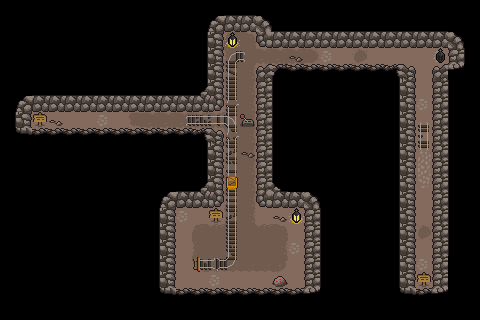

The image is a tile-based game level rendered from a .tmx file. Its description and complete source (layers, tilesets, objects, tile grids) follow:
An orthogonal 30x20 tile map with 16x16 px tiles, 3 tile layers (Tile Layer 2, Tile Layer 3, Tile Layer 1), 5 tilesets and 24 objects.

<map version="1.10" tiledversion="1.12.1" orientation="orthogonal" renderorder="right-down" width="30" height="20" tilewidth="16" tileheight="16" infinite="0" nextlayerid="5" nextobjectid="26">
 <tileset firstgid="1" source="tileset_rails.tsx" />
 <tileset firstgid="101" source="tileset_objects.tsx" />
 <tileset firstgid="151" source="tileset_caves.tsx" />
 <tileset firstgid="181" source="tileset_terrains.tsx" />
 <tileset firstgid="237" source="tileset_cart.tsx" />
 <layer id="2" name="Tile Layer 2" width="30" height="20">
  <data encoding="csv">
0,0,0,0,0,0,0,0,0,0,0,0,0,0,0,0,0,0,0,0,0,0,0,0,0,0,0,0,0,0,
0,0,0,0,0,0,0,0,0,0,0,0,0,229,229,229,229,0,0,0,0,0,0,0,0,0,0,0,0,0,
0,0,0,0,0,0,0,0,0,0,0,0,0,229,189,191,229,229,229,229,229,229,229,229,229,229,229,229,229,0,
0,0,0,0,0,0,0,0,0,0,0,0,0,229,197,198,182,182,182,183,188,229,184,229,229,229,229,188,229,0,
0,0,0,0,0,0,0,0,0,0,0,0,0,229,197,199,229,229,229,229,229,229,229,229,229,229,229,229,229,0,
159,159,165,165,165,165,165,165,165,0,0,0,0,229,197,199,229,0,0,0,0,0,0,0,0,229,229,229,0,0,
159,229,229,229,229,229,229,229,229,229,229,229,229,229,197,199,229,0,0,0,0,0,0,0,0,229,188,229,0,0,
160,229,229,229,229,229,188,229,181,182,182,182,182,182,198,199,229,0,0,0,0,0,0,0,0,229,229,229,0,0,
159,229,229,229,229,229,229,229,229,229,229,229,229,229,197,199,229,0,0,0,0,0,0,0,0,229,229,229,0,0,
159,159,159,159,159,159,159,159,0,0,0,0,0,229,197,199,229,0,0,0,0,0,0,0,0,229,196,229,0,0,
159,159,159,159,159,159,159,159,0,0,0,0,0,229,197,199,229,0,0,0,0,0,0,0,0,229,204,229,0,0,
159,159,159,159,159,159,159,159,159,0,0,0,0,229,197,199,229,0,0,0,0,0,0,0,0,229,212,229,0,0,
159,159,159,159,159,159,159,159,159,0,229,229,229,229,197,199,229,229,229,229,0,0,0,0,0,229,229,229,0,0,
159,159,159,159,159,159,159,159,159,0,229,188,229,229,197,199,229,229,229,229,0,0,0,0,0,229,229,229,0,0,
159,159,159,159,159,159,159,159,159,159,229,229,189,190,198,198,190,191,229,229,0,0,0,0,0,229,184,229,0,0,
159,159,159,159,159,159,159,159,159,159,229,229,197,198,198,198,198,199,188,229,0,0,0,0,0,229,229,229,0,0,
159,159,159,159,159,159,159,159,0,0,229,229,205,206,206,206,206,207,229,229,0,0,0,0,0,229,188,229,0,0,
159,159,159,159,159,159,159,159,0,0,229,229,229,188,229,229,229,229,229,229,0,0,0,0,0,229,229,229,0,0,
159,159,159,159,159,159,159,159,0,0,229,229,229,229,229,229,229,229,229,229,0,0,0,0,0,229,229,229,0,0,
159,159,159,159,159,159,159,159,0,0,0,0,0,0,0,0,0,0,0,0,0,0,0,0,0,0,0,0,0,0
</data>
 </layer>
 <objectgroup id="4" name="Object Layer 1">
  <object id="1" x="289.75" y="208.5" width="13" height="16" />
  <object id="2" x="273.5" y="277.417" width="11.9167" height="10.0833" />
  <object id="3" x="224.5" y="176" width="12.25" height="15.25" />
  <object id="5" x="228" y="32" width="8.875" height="15.625" />
  <object id="6" x="435.75" y="48.75" width="10.25" height="14.5" />
  <object id="7" x="256.333" y="191.333" width="64" height="16.6667" />
  <object id="8" x="304" y="207.667" width="16.3333" height="93.6667" />
  <object id="9" x="159.333" y="289.042" width="145" height="13.625" />
  <object id="10" x="158.667" y="191" width="16.3333" height="109.333" />
  <object id="11" x="174.333" y="190" width="49.3333" height="16.6667" />
  <object id="12" x="206.667" y="128.667" width="17" height="63.6667" />
  <object id="13" x="17.375" y="128.5" width="189.125" height="14.5" />
  <object id="14" x="16.5" y="96.375" width="13.875" height="46.125" />
  <object id="15" x="27.75" y="96.125" width="194" height="15.125" />
  <object id="16" x="206.25" y="14.5" width="16.625" height="96.75" />
  <object id="17" x="221.75" y="13.75" width="50.25" height="17.5" />
  <object id="18" x="257.333" y="31.3333" width="207.333" height="15.7083" />
  <object id="19" x="448.667" y="46.6667" width="16.6667" height="27" />
  <object id="20" x="433.208" y="65.5833" width="15.125" height="199.75" />
  <object id="21" x="432.333" y="264.667" width="16.6667" height="35" />
  <object id="22" x="397.333" y="288.167" width="36.6667" height="16.5" />
  <object id="23" x="398.667" y="65.6667" width="15.6667" height="225.333" />
  <object id="24" x="272.667" y="65.1667" width="126.667" height="14.8333" />
  <object id="25" x="256.792" y="65" width="15.875" height="142.667" />
 </objectgroup>
 <layer id="3" name="Tile Layer 3" width="30" height="20">
  <data encoding="csv">
159,159,159,159,159,159,159,159,159,159,159,159,0,0,0,0,0,0,0,0,0,0,0,0,0,0,0,0,0,0,
159,159,159,159,159,159,159,159,159,159,159,159,0,0,0,0,0,0,0,0,0,0,0,0,0,0,0,0,0,0,
159,159,159,159,159,159,159,159,159,159,159,159,0,0,114,0,0,0,0,0,0,0,0,0,0,0,0,0,0,0,
159,159,159,159,159,159,159,159,159,159,159,159,0,0,9,76,0,0,109,0,0,0,0,0,0,0,0,115,0,0,
159,159,159,159,159,159,159,159,159,159,159,159,0,0,16,0,0,0,0,0,0,0,0,0,0,0,0,0,0,0,
0,0,0,0,0,0,0,0,0,0,0,0,0,0,3,0,0,0,0,0,0,0,0,0,0,0,0,0,0,0,
0,0,0,0,0,0,0,0,0,0,0,0,0,0,14,0,0,0,0,0,0,0,0,0,0,0,0,0,0,0,
0,0,103,109,0,0,0,0,0,0,0,71,73,74,28,101,0,0,0,0,0,0,0,0,0,0,24,0,0,0,
0,0,0,0,0,0,0,0,0,0,0,0,0,0,34,0,0,0,0,0,0,0,0,0,0,0,22,0,0,0,
0,0,0,0,0,0,0,0,0,0,0,0,0,0,26,109,0,0,0,0,0,0,0,0,0,0,32,0,0,0,
0,0,0,0,0,0,0,0,0,0,0,0,0,0,35,0,0,0,0,0,0,0,0,0,0,0,0,0,0,0,
0,0,0,0,0,0,0,0,0,0,0,0,0,0,6,0,0,0,0,0,0,0,0,0,0,0,0,0,0,0,
0,0,0,0,0,0,0,0,0,0,0,0,0,0,2,0,0,0,0,0,0,0,0,0,0,0,0,0,0,0,
0,0,0,0,0,0,0,0,0,0,0,0,0,103,26,0,0,109,114,0,0,0,0,0,0,0,0,0,0,0,
0,0,0,0,0,0,0,0,0,0,0,0,0,0,3,0,0,0,0,0,0,0,0,0,0,0,0,0,0,0,
0,0,0,0,0,0,0,0,0,0,0,0,0,0,23,0,0,0,0,0,0,0,0,0,0,0,0,0,0,0,
0,0,0,0,0,0,0,0,0,0,0,0,61,52,20,0,0,0,0,0,0,0,0,0,0,0,0,0,0,0,
0,0,0,0,0,0,0,0,0,0,0,0,0,0,0,0,0,122,0,0,0,0,0,0,0,0,103,0,0,0,
0,0,0,0,0,0,0,0,0,0,154,0,0,0,0,0,0,0,0,0,0,0,0,0,0,0,0,0,0,0,
0,0,0,0,0,0,0,0,0,0,0,0,0,0,0,0,0,0,0,0,0,0,0,0,0,0,0,0,0,0
</data>
 </layer>
 <layer id="1" name="Tile Layer 1" width="30" height="20">
  <data encoding="csv">
0,0,0,0,0,0,0,0,0,0,0,0,159,159,165,165,159,159,159,159,159,159,159,159,159,159,159,159,159,159,
0,0,0,0,0,0,0,0,0,0,0,0,159,178,171,171,162,165,165,165,165,165,165,165,165,165,165,165,159,159,
0,0,0,0,0,0,0,0,0,0,0,0,160,161,0,0,169,171,171,171,171,171,171,171,171,171,171,171,162,159,
0,0,0,0,0,0,0,0,0,0,0,0,160,161,0,0,0,0,0,0,0,0,0,0,0,0,0,0,157,158,
0,0,0,0,0,0,0,0,0,0,0,0,160,161,0,0,151,152,153,153,153,153,153,153,154,155,0,151,156,159,
0,0,165,165,165,165,165,165,165,165,165,165,166,161,0,0,157,158,159,159,159,159,159,159,160,161,0,157,158,159,
0,178,172,172,172,172,172,172,172,171,171,171,171,173,0,0,157,158,159,159,159,159,159,159,160,161,0,157,158,159,
160,161,0,0,0,0,0,0,0,0,0,0,0,0,0,0,157,158,159,159,159,159,159,159,160,161,0,157,158,159,
0,177,153,153,153,153,153,153,153,153,153,153,154,155,0,0,157,158,159,159,159,159,159,159,160,161,0,157,158,159,
0,0,0,0,0,0,0,0,159,159,159,159,160,161,0,0,157,158,159,159,159,159,159,159,160,161,0,157,158,159,
0,0,0,0,0,0,0,0,159,159,159,159,160,161,0,0,163,158,159,159,159,159,159,159,160,161,0,157,158,159,
0,0,0,0,0,0,0,0,159,159,159,165,166,161,239,0,163,164,159,159,159,159,159,159,160,161,0,157,158,159,
0,0,0,0,0,0,0,0,159,159,178,170,170,173,0,0,169,171,171,162,159,159,159,159,160,161,0,157,158,159,
0,0,0,0,0,0,0,0,159,160,161,0,0,0,0,0,0,0,0,157,158,159,159,159,160,161,0,157,158,159,
0,0,0,0,0,0,0,0,159,160,161,0,0,0,0,0,0,0,0,157,158,159,159,159,160,161,0,157,158,159,
0,0,0,0,0,0,0,0,159,160,161,0,0,0,0,0,0,0,0,157,158,159,159,159,160,161,0,157,158,159,
0,0,0,0,0,0,0,0,159,160,161,0,0,0,0,0,0,0,0,157,158,159,159,159,160,161,0,157,159,159,
0,0,0,0,0,0,0,0,159,160,161,0,0,0,0,0,0,0,0,157,158,159,159,159,160,161,0,157,159,159,
0,0,0,0,0,0,0,0,159,159,177,153,153,153,153,153,153,153,153,156,159,159,159,159,159,177,153,156,159,159,
0,0,0,0,0,0,0,0,159,159,159,159,159,159,159,159,159,159,159,159,159,159,159,159,159,159,159,159,159,159
</data>
 </layer>
</map>
